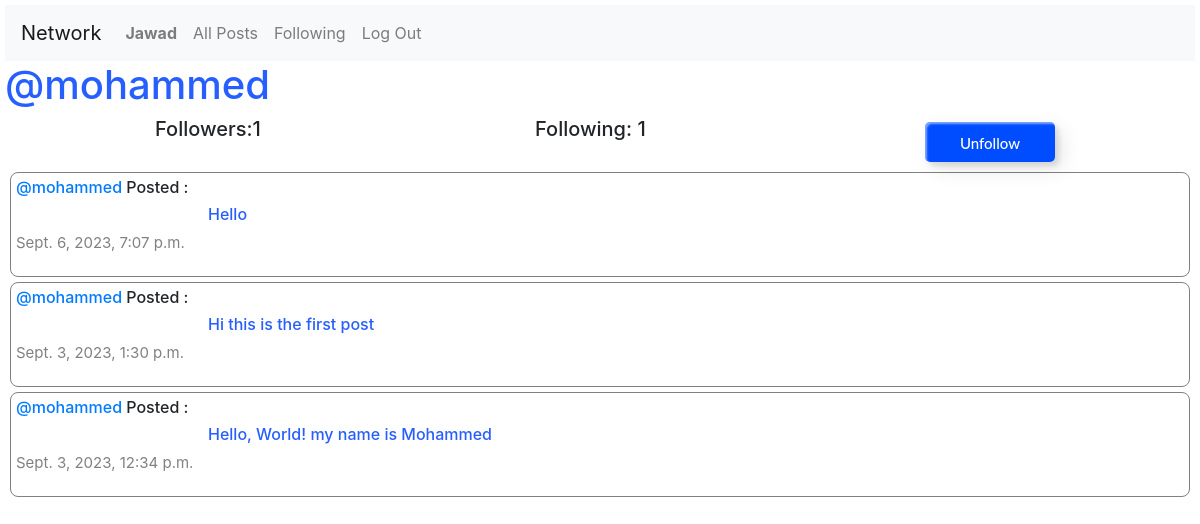
The app's page /profile/1 (signed in) with its own data.
### network/models.py (models this page shows, shortened)
class User(AbstractUser):
    pass

class Post(models.Model):
    user = models.ForeignKey(User , on_delete=models.CASCADE , related_name="userPosts")
    content = models.CharField(max_length=255)
    date = models.DateTimeField(auto_now_add=True)

### network/views.py (the view)
# urls.py: path("profile/<int:user_id>" ,views.profile , name="profile"),
def profile(request , user_id):
    user = User.objects.get(pk=user_id)
    posts = Post.objects.filter(user=user).order_by("id").reverse()
    following = Follow.objects.filter(user=user)
    followers = Follow.objects.filter(user_follower = user)
    try:
        followCheck = followers.filter(user= User.objects.get(pk=request.user.id) )
        if len(followCheck) != 0 :
            isFollowing = True
        else:
            isFollowing = False
    except:
        isFollowing = False
    paginator = Paginator(posts , 10)
    page_number = request.GET.get('page')
    page_posts = paginator.get_page(page_number)
    return render(request, "network/profile.html", {
        "posts":posts,
        "page_posts":page_posts,
        "username":user.username,
        "following":following,
        "followers":followers,
        "isFollowing":isFollowing,
        "user_profile":user
    })

### network/templates/network/profile.html (shortened to what this page needs)
{% extends "network/layout.html" %}
{% block body %}
    <h1 id="blue">@{{username}}</h1>
    <div class="container">
        <div class="row d-flex justify-content-center">
            <h5 class="col-4">Followers:{{followers.count}} </h5>
            <h5 class="col-4">Following: {{following.count}} </h5>
            {% if user.is_authenticated %}
                {% if user != user_profile%}
                    {% if isFollowing %}
                        <form action="{% url 'unfollow'%}" method="POST">
                            <input class="custom-btn btn-2" type="submit" value="Unfollow">
                        </form>
                    {% else %}
                    <form action="{% url 'follow' %}" method="POST">
                        {% csrf_token %}
                        <input type="hidden" name="userfollow" value="{{user_profile}}">
                        <input class="custom-btn btn-2" type="submit" value="follow">
                    </form>
                    {% endif %}
                {% endif %}
            {% endif %}
        </div>
    </div>
        <div class="posts">
            {% for post in page_posts%}
                <div id="posts">
                    <h6> <a  style="text-decoration: none;" href="{% url 'profile' user_id=post.user.id %}">@{{post.user}}</a> Posted :</h6>
                    <h6 style="padding-left: 12rem; color: #275EFE;">{{post.content}}</h6>
                    <p id="date">{{post.date}}</p>
                </div>
                </div>
            {% endfor %}
{% endblock %}

### network/templates/network/layout.html (shortened to what this page needs)
{% load static %}
<!DOCTYPE html>
<html lang="en">
    <head>
        <link rel="stylesheet" href="https://stackpath.bootstrapcdn.com/bootstrap/4.4.1/css/bootstrap.min.css">
        <link href="{% static 'network/styles.css' %}" rel="stylesheet">
        <link rel="stylesheet" href="https://cdnjs.cloudflare.com/ajax/libs/font-awesome/4.7.0/css/font-awesome.min.css">
    </body>
    </head>
    <body>
        <nav  class="navbar navbar-expand-lg navbar-light bg-light">
            <a  class="navbar-brand" href="{% url 'index' %}">Network</a>
            <div>
              <ul class="navbar-nav mr-auto">
                {% if user.is_authenticated %}
                    <li class="nav-item">
                        <a class="nav-link" href="{% url 'profile' user_id=user.id %}"><strong>{{ user.username }}</strong></a>
                    </li>
                {% endif %}
                <li class="nav-item">
                  <a class="nav-link" href="{% url 'index' %}">All Posts</a>
                </li>
                {% if user.is_authenticated %}
                    <li class="nav-item">
                        <a class="nav-link" href="{% url 'following' %}">Following</a>
                    </li>
                    <li class="nav-item">
                        <a class="nav-link" href="{% url 'logout' %}">Log Out</a>
                    </li>
                {% endif %}
              </ul>
            </div>
          </nav>
        <div class="body">
            {% block body %}
            {% endblock %}
    </body>
</html>

### network/static/network/styles.css (style rules this page uses)
body { margin: 5px; }
#Posts-Border , #posts { border: 1px solid gray; padding: 5px; border-radius: 8px; margin: 5px; }
#date { color: gray; font-size: 15px; }
#blue { color:#275EFE ; }
form { padding-left: 20px; }
.custom-btn { width: 130px; height: 40px; color: #fff; border-radius: 5px; padding: 10px 25px; font-family: 'Lato', sans-serif; font-weight: 500; background: transparent; cursor: pointer; transition: all 0.3s ease; position: relative; display: inline-block; box-shadow: inset 2px 2px 2px 0px rgba(255,255,255,.5), 7px 7px 20px 0px rgba(0,0,0,.1), 4px 4px 5px 0px rgba(0,0,0,.1); outline: none; font-size: 15px; margin:5px; }
.btn-2 { background: #004dff; background: linear-gradient(0deg, #004dff 0%, #004dff 100%); border: none; }
.btn-2:before { height: 0%; width: 2px; }

### records on screen
User: username "Jawad"
User: username "mohammed"
Post: user "mohammed", content "Hello", date "Sept. 6, 2023, 7:07 p.m."
Post: user "mohammed", content "Hi this is the first post", date "Sept. 3, 2023, 1:30 p.m."
Post: user "mohammed", content "Hello, World! my name is Mohammed", date "Sept. 3, 2023, 12:34 p.m."

### other values on screen
{{ followers.count }} "1"
{{ following.count }} "1"
